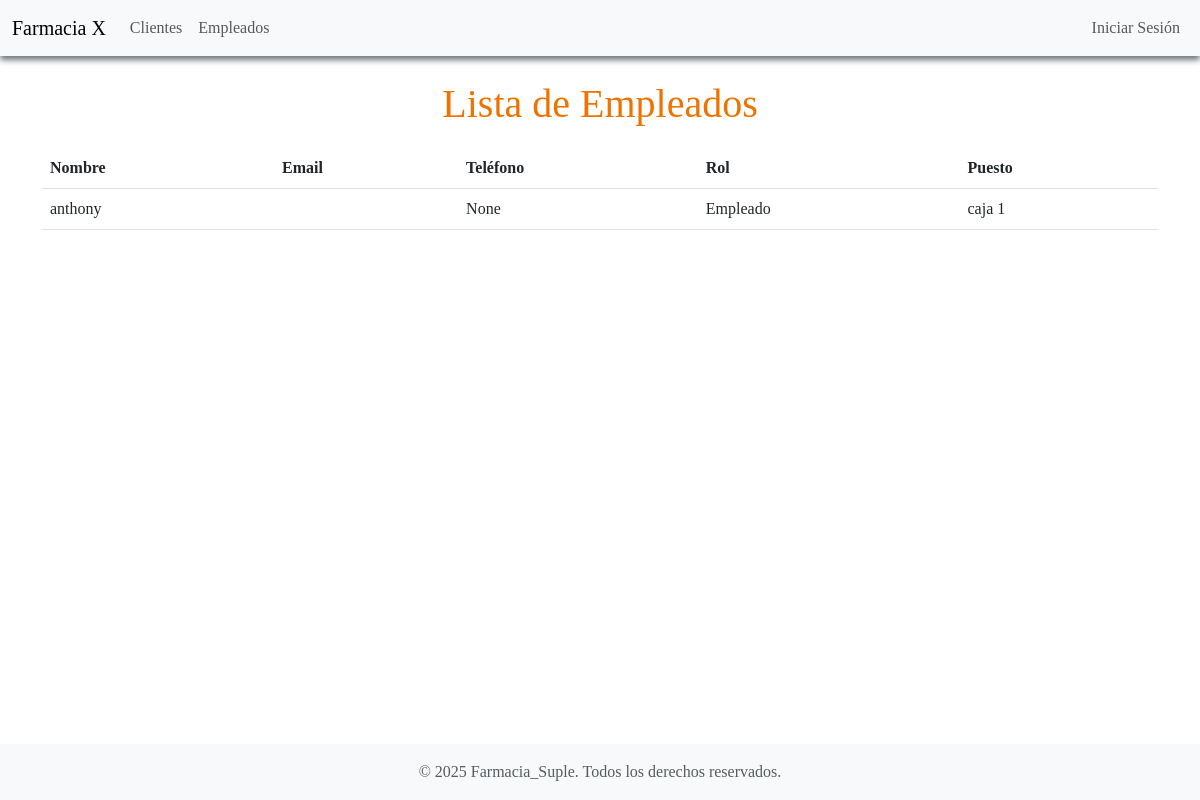
/empleados/, run on the app's committed database.
### usuarios/models.py (models this page shows, shortened)
class Empleado(models.Model):
    usuario = models.OneToOneField(
        get_user_model(),
        on_delete=models.CASCADE
    )
    puesto = models.CharField(max_length=50)

class Usuario(AbstractUser):
    cedula = models.CharField(max_length=20, unique=True, blank=True, null=True)
    telefono = models.CharField(max_length=15, blank=True, null=True)
    direccion = models.CharField(max_length=255, blank=True, null=True)
    ROLES = [
        ('ADMIN', 'Administrador'),
        ('EMPLEADO', 'Empleado'),
        ('CLIENTE', 'Cliente'),
    ]
    rol = models.CharField(max_length=10, choices=ROLES, default='CLIENTE')

### usuarios/views.py (the view)
# urls.py: path('empleados/', usuarios_views.lista_empleados, name='lista_empleados'),
def lista_empleados(request):
    empleados = Empleado.objects.select_related('usuario').all()
    return render(request, 'usuarios/lista_empleados.html', {'empleados': empleados})

### templates/usuarios/lista_empleados.html (shortened to what this page needs)
{% extends 'base.html' %}
{% block content %}
<h1>Lista de Empleados</h1>
<table class="table">
    <thead>
        <tr>
            <th>Nombre</th>
            <th>Email</th>
            <th>Teléfono</th>
            <th>Rol</th>
            <th>Puesto</th>
        </tr>
    </thead>
    <tbody>
        {% for empleado in empleados %}
        <tr>
            <td>{{ empleado.usuario.username}}</td>
            <td>{{ empleado.usuario.email}}</td>
            <td>{{ empleado.usuario.telefono}}</td>
            <td>{{ empleado.usuario.get_rol_display}}</td>
            <td>{{ empleado.puesto }}</td>
        </tr>
        {% endfor %}
    </tbody>
</table>
{% endblock %}

### static/css/styles.css (style rules this page uses)
body { font-family: 'Times New Roman', sans-serif; background-color: #f8f9fa; color: #000000; }
h1 { color: #ed7402; text-align: center; margin-bottom:20px; }

### data on the page
Empleado: usuario.username "anthony", usuario.telefono "None", usuario.rol "Empleado", puesto "caja 1"
